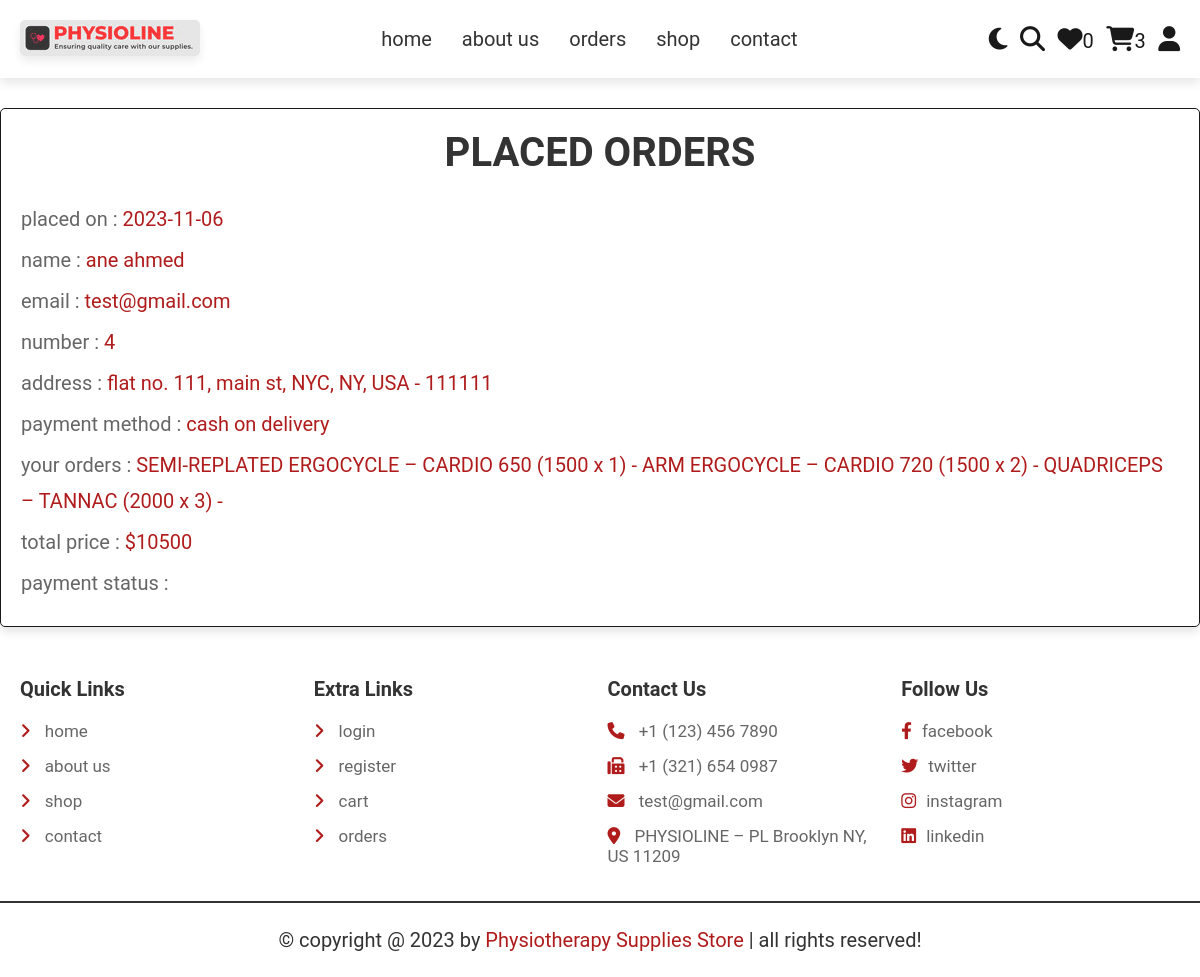
The page /orders.php (signed in) on the database its author committed.
### tables this page shows
CREATE TABLE `orders` (
  `id` int(100) NOT NULL,
  `user_id` int(100) NOT NULL,
  `name` varchar(20) NOT NULL,
  `number` varchar(10) NOT NULL,
  `email` varchar(50) NOT NULL,
  `method` varchar(50) NOT NULL,
  `address` varchar(500) NOT NULL,
  `total_products` varchar(1000) NOT NULL,
  `total_price` int(100) NOT NULL,
  `placed_on` date NOT NULL DEFAULT current_timestamp(),
  `payment_status` varchar(20) NOT NULL DEFAULT 'pending'
);

### orders.php (the view, shortened to what this page needs)
<?php
include 'connect.php';
if(isset($_SESSION['user_id'])){
   $user_id = $_SESSION['user_id'];
}else{
   $user_id = '';
};
?>
<!DOCTYPE html>
<html lang="en">
<head>
   <link rel="stylesheet" href="https://cdnjs.cloudflare.com/ajax/libs/font-awesome/6.1.1/css/all.min.css">
   <link rel="stylesheet" href="css/style.css">
</head>
<body>
<?php include 'header.php'; ?>
<section class="orders">
   <h1 class="heading">placed orders</h1>
   <div class="box-container">
   <?php
      if($user_id == ''){
         echo '<p class="empty">please login to see your orders</p>';
      }else{
         $select_orders = $conn->prepare("SELECT * FROM `orders` WHERE user_id = ?");
         $select_orders->execute([$user_id]);
         if($select_orders->rowCount() > 0){
            while($fetch_orders = $select_orders->fetch(PDO::FETCH_ASSOC)){
   ?>
   <div class="box">
      <p>placed on : <span><?= $fetch_orders['placed_on']; ?></span></p>
      <p>name : <span><?= $fetch_orders['name']; ?></span></p>
      <p>email : <span><?= $fetch_orders['email']; ?></span></p>
      <p>number : <span><?= $fetch_orders['number']; ?></span></p>
      <p>address : <span><?= $fetch_orders['address']; ?></span></p>
      <p>payment method : <span><?= $fetch_orders['method']; ?></span></p>
      <p>your orders : <span><?= $fetch_orders['total_products']; ?></span></p>
      <p>total price : <span>$<?= $fetch_orders['total_price']; ?></span></p>
      <p> payment status : <span style="color:<?php if($fetch_orders['payment_status'] == 'pending'){ echo 'red'; }else{ echo 'green'; }; ?>"><?= $fetch_orders['payment_status']; ?></span> </p>
   </div>
   <?php
      }
      }else{
         echo '<p class="empty">no orders placed yet!</p>';
      }
      }
   ?>
   </div>
</section>
<?php include 'footer.php'; ?>
</body>
</html>

### css/Style.css (style rules this page uses)
:root { --red-602:#000; --red-605:#230F07; --red-604:#3C150E; --red-603:#571913; --red-602:#741B16; --red-601:#911D19; --red-600:#B01C1C; --red-500:#C44B3E; --red-400:#D57161; --red-300:#E49486; --red-200:#F0B7AD; --red-100:#F9DBD5; --light-red:#ffcbcb; --carmine-red:#960018; --white-color:#fff; --black-900:#191919; --black-800:#333; --black-700:#4c4c4c; --black-600:#666; --black-500:#7f7f7f; --black-400:#999; --black-300:#b2b2b2; --black-200:#CCC; --black-100:#e5e5e5; --main-color:#2980b9; --red:#e74c3c; --black:#333; --white:#fff; --light-color:#666; --light-bg:#eee; --border:.2rem solid var(--black); --box-shadow:0 .5rem 1rem rgba(0,0,0,.1); }
* { font-family: 'Roboto', sans-serif; margin:0; padding:0; box-sizing: border-box; outline: none; border:none; text-decoration: none; }
html { font-size: 62.5%; overflow-x: hidden; }
body { background-color: var(--white-color); color: var(--black-900); }
section { padding:2rem; max-width: 1200px; margin:0 auto; }
.heading { font-size: 4rem; color:var(--black); margin-bottom: 2rem; text-align: center; text-transform: uppercase; }
.orders .box-container { display: flex; flex-wrap: wrap; gap:1.5rem; align-items: flex-start; }
.orders { border: 1px solid var(--black-900); box-shadow: var(--box-shadow); border-radius: 0.5rem; margin-top:3rem; margin-bottom:3rem; }
.orders .box-container .box p { margin:.5rem 0; line-height: 1.8; font-size: 2rem; color:var(--light-color); }
.orders .box-container .box p span { color:var(--red-600); }

### rows shown on the page
orders: placed_on "2023-11-06", name "ane ahmed", email "test@gmail.com", number "4", address "flat no. 111, main st, NYC, NY, USA - 111111", method "cash on delivery", total_products "SEMI-REPLATED ERGOCYCLE – CARDIO 650 (1500 x 1) - ARM ERGOCYCLE – CARDIO 720 (1500 x 2) - QUADRICEPS – TANNAC (2000 x 3) -", total_price "10500"

### other values the page prints
$total_wishlist_counts "0"
$total_cart_counts "3"
